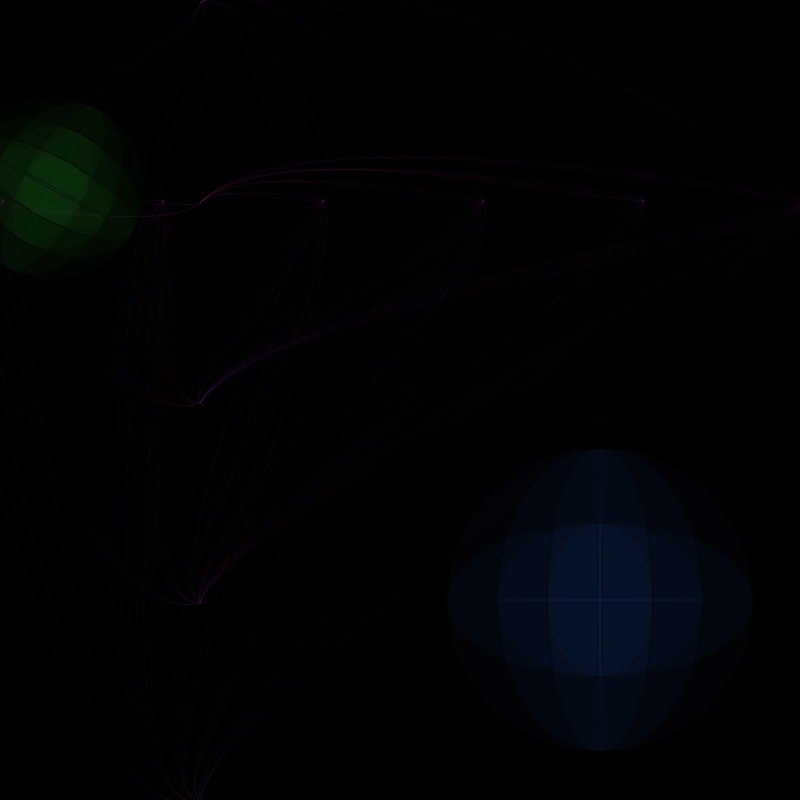
Frame 1 (no input)
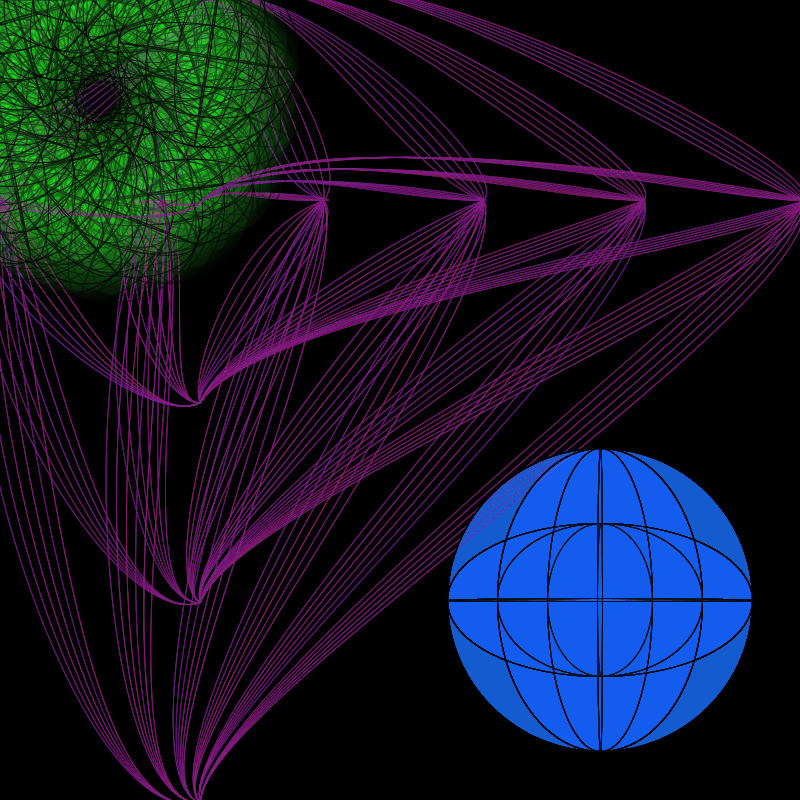
Frame 60 (the mouse pressed at the canvas centre just before this capture)
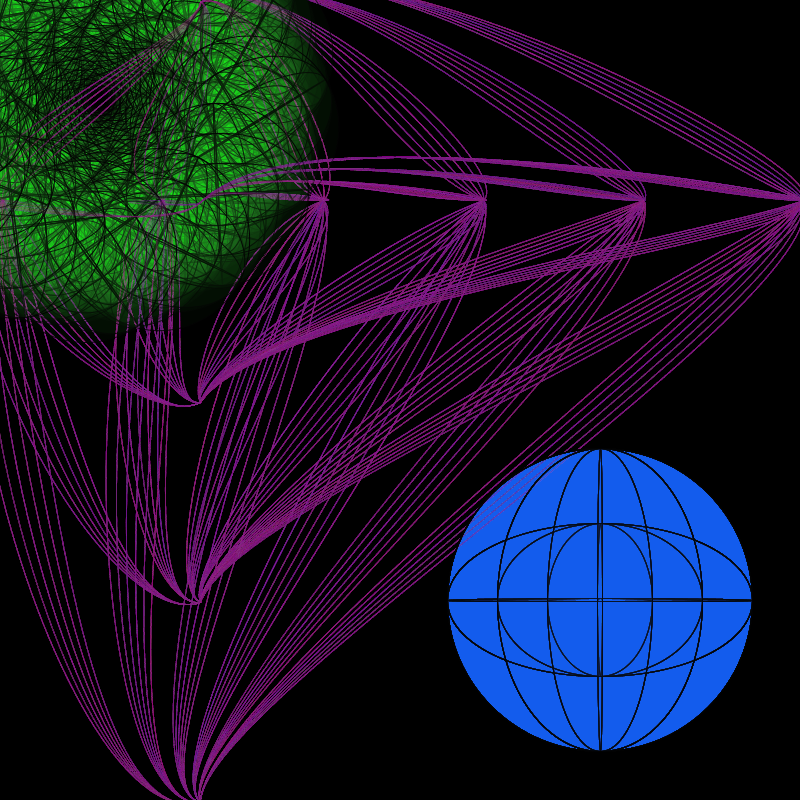
Frame 120 (the mouse held since frame 60 and released just before this capture)

The Processing sketch that drew these frames (run headless with seeded random() and noise(); from frame 60 on, the mouse is pressed at the canvas centre):

// Processing sketch: processing_80043
// ── processing_80043.pde

int x= 0;
int y= 100;
float angulo = 0.0;



void setup(){
size (800,800);
background (0);


}

void draw (){

for (int i= 3; i<900; i+=160){
for (int a= 0; a<900; a+=150){
for (int e= 2; e<900; e+=200){
noFill ();
stroke (random (255), random(55), random(255),10);
    beginShape();
   curveVertex (a,200);
   curveVertex (i,200);
   curveVertex (200,e);
   curveVertex (e,i);
   
   endShape();
}
}
}

for (int b= 3; b<400; b+=150){
for (int c= 5; c<400; c+=100){
fill (50,100,250, 07);
stroke(2);
ellipse (600,600,c,b);

}
}


angulo= angulo +0.5;
translate (100,100); 
rotate (angulo);
x=x+1;
 
for (int b= 2; b<200; b+=60){
for (int c= 2; c<200; c+=60){
fill (50,250,50, 05);
stroke(2);
ellipse (x,y,b,c);
  
  
}
}



}
